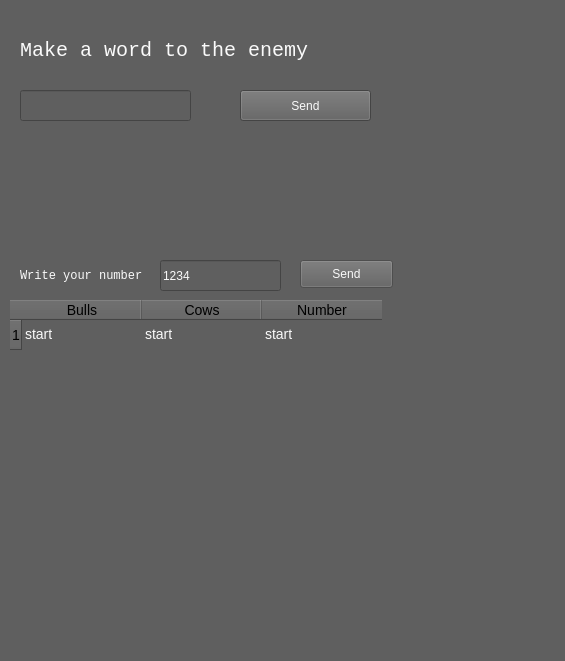
<?xml version="1.0" encoding="UTF-8"?>
<ui version="4.0">
 <class>FiveWindow</class>
 <widget class="QMainWindow" name="FiveWindow">
  <property name="geometry">
   <rect>
    <x>0</x>
    <y>0</y>
    <width>565</width>
    <height>661</height>
   </rect>
  </property>
  <property name="windowTitle">
   <string>MainWindow</string>
  </property>
  <property name="styleSheet">
   <string notr="true">QWidget {
	background-color: rgb(95, 95, 95);
	color: rgb(250, 250, 250);
}
</string>
  </property>
  <widget class="QWidget" name="centralwidget">
   <widget class="QLineEdit" name="number">
    <property name="enabled">
     <bool>false</bool>
    </property>
    <property name="geometry">
     <rect>
      <x>160</x>
      <y>260</y>
      <width>121</width>
      <height>31</height>
     </rect>
    </property>
    <property name="text">
     <string>1234</string>
    </property>
   </widget>
   <widget class="QTableWidget" name="tableWidget">
    <property name="geometry">
     <rect>
      <x>10</x>
      <y>300</y>
      <width>391</width>
      <height>291</height>
     </rect>
    </property>
    <property name="sizePolicy">
     <sizepolicy hsizetype="Expanding" vsizetype="Expanding">
      <horstretch>0</horstretch>
      <verstretch>0</verstretch>
     </sizepolicy>
    </property>
    <property name="font">
     <font>
      <pointsize>-1</pointsize>
      <stylestrategy>PreferDefault</stylestrategy>
     </font>
    </property>
    <property name="styleSheet">
     <string notr="true">QWidget {
	border: none;
	color: rgb(250, 250, 250);
	font-size: 14px;
}
</string>
    </property>
    <property name="gridStyle">
     <enum>Qt::NoPen</enum>
    </property>
    <property name="sortingEnabled">
     <bool>false</bool>
    </property>
    <attribute name="horizontalHeaderCascadingSectionResizes">
     <bool>false</bool>
    </attribute>
    <attribute name="horizontalHeaderDefaultSectionSize">
     <number>120</number>
    </attribute>
    <attribute name="horizontalHeaderShowSortIndicator" stdset="0">
     <bool>false</bool>
    </attribute>
    <attribute name="verticalHeaderCascadingSectionResizes">
     <bool>false</bool>
    </attribute>
    <attribute name="verticalHeaderShowSortIndicator" stdset="0">
     <bool>true</bool>
    </attribute>
    <attribute name="verticalHeaderStretchLastSection">
     <bool>false</bool>
    </attribute>
    <row>
     <property name="text">
      <string>1</string>
     </property>
     <property name="foreground">
      <brush brushstyle="SolidPattern">
       <color alpha="255">
        <red>0</red>
        <green>0</green>
        <blue>0</blue>
       </color>
      </brush>
     </property>
    </row>
    <column>
     <property name="text">
      <string>Bulls</string>
     </property>
     <property name="background">
      <color>
       <red>255</red>
       <green>255</green>
       <blue>255</blue>
      </color>
     </property>
     <property name="foreground">
      <brush brushstyle="SolidPattern">
       <color alpha="255">
        <red>0</red>
        <green>0</green>
        <blue>0</blue>
       </color>
      </brush>
     </property>
    </column>
    <column>
     <property name="text">
      <string>Cows</string>
     </property>
     <property name="background">
      <color>
       <red>255</red>
       <green>255</green>
       <blue>255</blue>
      </color>
     </property>
     <property name="foreground">
      <brush brushstyle="SolidPattern">
       <color alpha="255">
        <red>0</red>
        <green>0</green>
        <blue>0</blue>
       </color>
      </brush>
     </property>
    </column>
    <column>
     <property name="text">
      <string>Number</string>
     </property>
     <property name="background">
      <color>
       <red>255</red>
       <green>255</green>
       <blue>255</blue>
      </color>
     </property>
     <property name="foreground">
      <brush brushstyle="SolidPattern">
       <color alpha="255">
        <red>0</red>
        <green>0</green>
        <blue>0</blue>
       </color>
      </brush>
     </property>
    </column>
    <item row="0" column="0">
     <property name="text">
      <string>start</string>
     </property>
     <property name="background">
      <brush brushstyle="NoBrush">
       <color alpha="255">
        <red>0</red>
        <green>0</green>
        <blue>0</blue>
       </color>
      </brush>
     </property>
    </item>
    <item row="0" column="1">
     <property name="text">
      <string>start</string>
     </property>
    </item>
    <item row="0" column="2">
     <property name="text">
      <string>start</string>
     </property>
    </item>
   </widget>
   <widget class="QLineEdit" name="guess_number">
    <property name="geometry">
     <rect>
      <x>20</x>
      <y>90</y>
      <width>171</width>
      <height>31</height>
     </rect>
    </property>
   </widget>
   <widget class="QLabel" name="label">
    <property name="geometry">
     <rect>
      <x>20</x>
      <y>20</y>
      <width>511</width>
      <height>61</height>
     </rect>
    </property>
    <property name="font">
     <font>
      <family>Lucida Console</family>
      <pointsize>15</pointsize>
     </font>
    </property>
    <property name="text">
     <string>Make a word to the enemy</string>
    </property>
   </widget>
   <widget class="QPushButton" name="sendButton">
    <property name="enabled">
     <bool>false</bool>
    </property>
    <property name="geometry">
     <rect>
      <x>300</x>
      <y>260</y>
      <width>93</width>
      <height>28</height>
     </rect>
    </property>
    <property name="text">
     <string>Send</string>
    </property>
    <property name="iconSize">
     <size>
      <width>16</width>
      <height>16</height>
     </size>
    </property>
    <property name="autoRepeatInterval">
     <number>100</number>
    </property>
   </widget>
   <widget class="QPushButton" name="send_button">
    <property name="geometry">
     <rect>
      <x>240</x>
      <y>90</y>
      <width>131</width>
      <height>31</height>
     </rect>
    </property>
    <property name="text">
     <string>Send</string>
    </property>
   </widget>
   <widget class="QLabel" name="label_3">
    <property name="geometry">
     <rect>
      <x>20</x>
      <y>260</y>
      <width>131</width>
      <height>31</height>
     </rect>
    </property>
    <property name="font">
     <font>
      <family>Lucida Console</family>
     </font>
    </property>
    <property name="text">
     <string>Write your number</string>
    </property>
   </widget>
  </widget>
  <widget class="QStatusBar" name="statusbar"/>
 </widget>
 <resources/>
 <connections/>
</ui>
